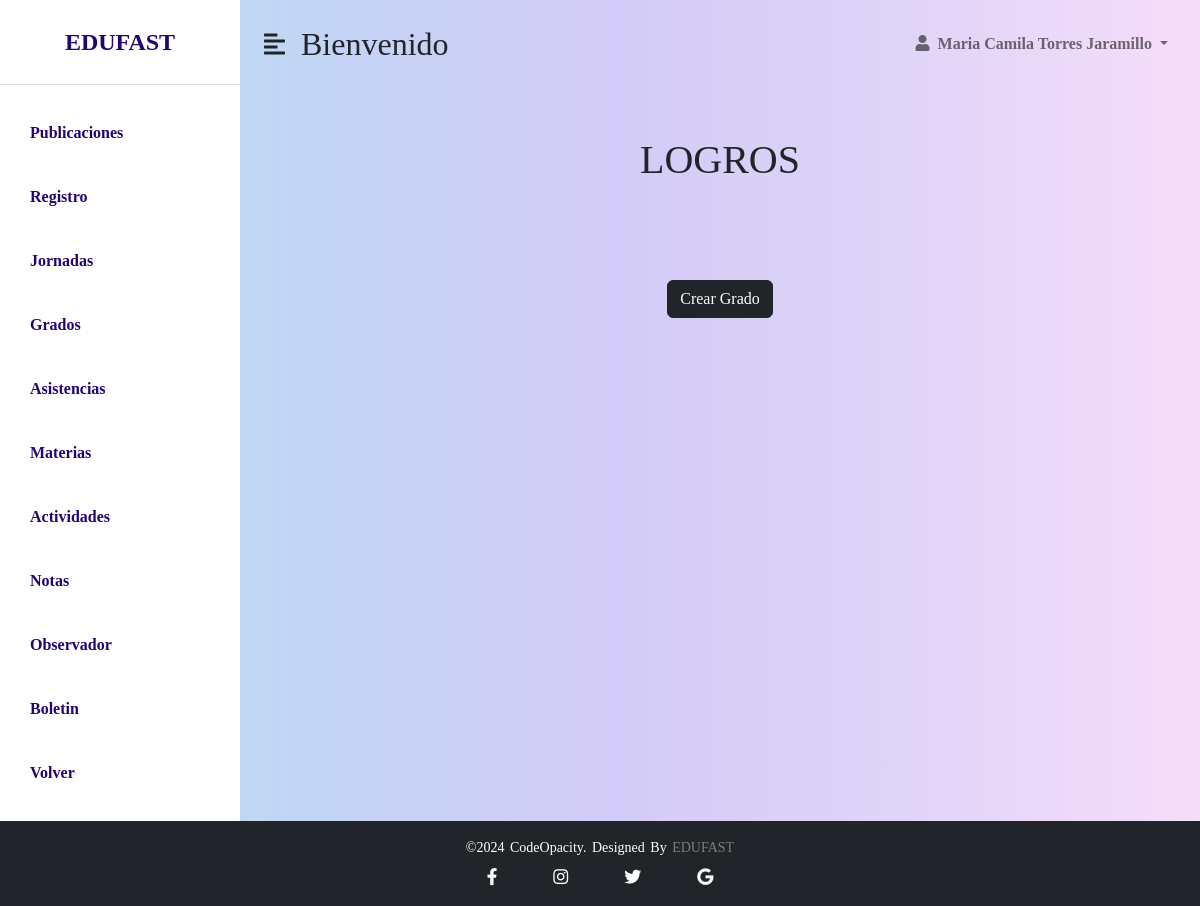
The app's page /profesor/logrophp/logros.php, older data.
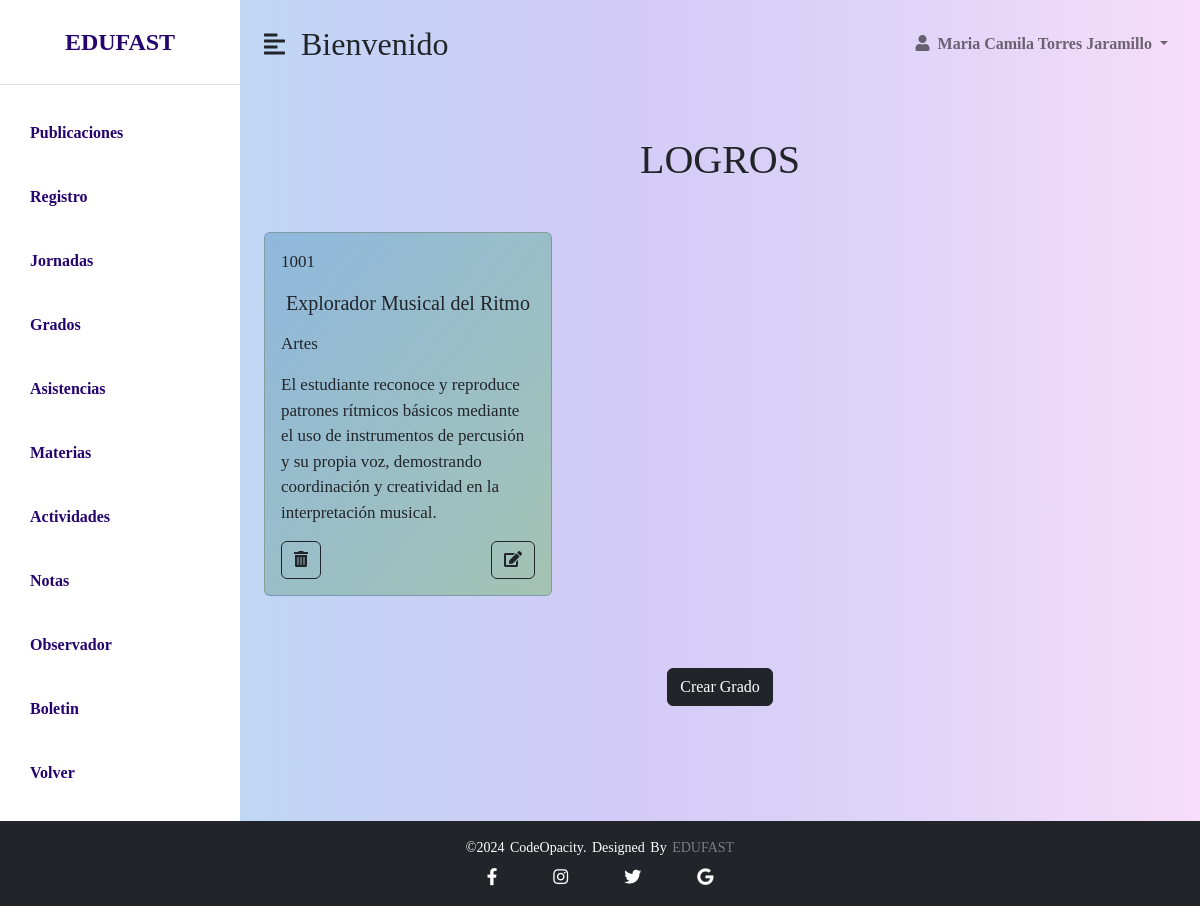
The same page, newer data.
### tables this page shows
CREATE TABLE `logro` (
  `id_logro` int(11) NOT NULL,
  `nombre_logro` char(100) DEFAULT NULL,
  `descripcion_logro` char(200) DEFAULT NULL,
  `grado_id_grado` int(11) NOT NULL,
  `materia_id_materia` int(11) NOT NULL
);

CREATE TABLE `materia` (
  `id_materia` int(11) NOT NULL,
  `materia` char(45) DEFAULT NULL,
  `area_id_area` int(11) NOT NULL
);

### profesor/logrophp/consultarLogro.php (called while the page is built, shortened)
<?php
require_once "conexion.php";
try {
    $sentencia = $base_de_datos->prepare(" SELECT logro.*, materia.*
FROM logro
INNER JOIN materia ON materia.id_materia = logro.materia_id_materia
    ");
    $sentencia->execute();
    $logros = $sentencia->fetchAll(PDO::FETCH_OBJ);
} catch (PDOException $e) {
    echo "Error: " . $e->getMessage();
    exit();
}
?>

### profesor/logrophp/logros.php (the view, shortened to what the changed rows need)
<?php
include "consultarLogro.php";
?>
<!DOCTYPE html>
<html lang="en">
<head>
    <link href="https://cdn.jsdelivr.net/npm/bootstrap@5.0.0-beta3/dist/css/bootstrap.min.css" rel="stylesheet" />
    <link rel="stylesheet" href="https://cdnjs.cloudflare.com/ajax/libs/font-awesome/5.15.3/css/all.min.css" />
    <link rel="stylesheet" href="../../css/nav.css" />
</head>
<body>
    <div class="d-flex" id="wrapper">
        <div id="page-content-wrapper">
            <nav class="navbar navbar-expand-lg navbar-light bg-transparent py-4 px-4">
                <div class="d-flex align-items-center">
                    <h2 class="fs-2 m-0">Bienvenido</h2>
                </div>
            </nav>
            <div class="container mt-5">
                <div class="row">
                    <main class="main-container">
                        <section class="container">
                            <h1 class="title text-center mb-5">LOGROS</h1>
                            <section class="row">
                                <?php foreach ($logros as $logro): ?>
                                    <section class="col-lg-4 col-md-8 col-sm-8 col-12 mb-4">
                                        <section class="card">
                                            <section class="card-body">
                                                <div class="card-color">
                                                    <p class="card-text text-left"><?php echo htmlspecialchars($logro->id_logro); ?> <h5 class="text-center"><?php echo htmlspecialchars($logro->nombre_logro); ?></h5></p>
                                                    <p class="card-text text-left"><?php echo htmlspecialchars($logro->materia); ?></p>
                                                    <p class="card-text text-left"><?php echo htmlspecialchars($logro->descripcion_logro); ?></p>
                                                    <div class="d-flex justify-content-between">
                                                        <button type="button" class="btn btn-outline-dark boton-carrito" data-bs-toggle="modal" data-bs-target="#eliminarModal<?=$logro->id_logro?>"><i class="fas fa-trash-alt"></i></button>
                                                        <button type="button" class="btn btn-outline-dark" data-bs-toggle="modal" data-bs-target="#actualizar<?=$logro->id_logro?>"><i class="fas fa-edit"></i></button>
                                                    </div>
                                                </div>
                                            </section>
                                        </section>
                                    </section>
                                <?php endforeach; ?>
                            </section>
                        </section>
                    </main>
                </div>
            </div>
        </div>
    </div>
</body>
</html>

Row changes from the older to the newer data that the page shows:
added logro: id_logro "1001", nombre_logro "Explorador Musical del Ritmo", materia.materia "Artes", descripcion_logro "El estudiante reconoce y reproduce patrones rítmicos básicos mediante el uso de instrumentos de percusión y su propia voz, demostrando coordinación y creatividad en la interpretación musical."
